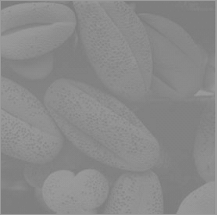
#> input picture Visualizacao_de_Dados/figuras/polen.bmp, 217 x 215 px
$ python exemplo1.py
#> lines starting #> are read from the running program, lines starting #| are printed output that depends on the picture
#> the answer given: ../figuras/polen.bmp
# Material complementar 1

import numpy as np
import matplotlib.pyplot as plt
from PIL import Image

def plot_image_channels(image_path):
    """
    Carrega a imagem, verifica o número de canais e plota a imagem original
    e os canais RGB ou a imagem em escala de cinza
    """
#> called with image_path = '../figuras/polen.bmp'
    # Carregar a imagem
    image = Image.open(image_path)
#> image is the input picture: PIL image 217x215 L; min 121, max 155, mean 137.7

    # Converter para o array numpy
    img_array = np.array(image)

    # Verificar se a imagem é RGB ou escala de cinza
    if len(image.getbands()) == 3: # Imagem RGB
        print("A imagem é RGB")

        # Separar os canais RGB
        r_channel = img_array[:, :, 0] # Canal vermelho
        g_channel = img_array[:, :, 1] # Canal verde
        b_channel = img_array[:, :, 2] # Canal azul

        # Reconstruir a imagem RGB a partir dos canais.
        reconstructed_image = np.stack((r_channel, g_channel, b_channel), axis=-1)

        # Criar imagens com os canais isolados (para visualização colorida)
        r_image = np.zeros_like(img_array)
        r_image[:,:,0] = r_channel

        g_image = np.zeros_like(img_array)
        g_image[:,:,1] = g_channel

        b_image = np.zeros_like(img_array)
        b_image[:,:,2] = b_channel

        # Plotar a imagem original, os canais e a reconstrução
        fig, axes = plt.subplots(1, 5, figsize = (15, 5))

        # Títulos e imagens
        titles = ['Imagem original', "Canal R", "Canal G", "Canal B", "Imagem reconstruida"]
        channels = [img_array, r_image, g_image, b_image, reconstructed_image]

        # Plotanto as imagens
        for ax, img, title in zip(axes, channels, titles):
            ax.imshow(img)
            ax.set_title(title)
            ax.axis('off') # Remover os eixos
    else: # Imagem em escala de cinza
        print("A imagem está em escala de cinza")

        # Reconstruir a imagem a partir da escala de cinza (duplicando os canais)
        reconstructed_image = np.stack((img_array, img_array, img_array), axis=-1)

        # Plotar a imagem original e a imagem em escala de cinza
        fig, axes = plt.subplots(1, 3, figsize=(15, 6))

        # Títulos e imagens
        titles = ['Imagem Original', 'Imagem em Escala de Cinza', 'Imagem Reconstruida']
        channels = [img_array, img_array, reconstructed_image]

        # Plotando as imagens
        for ax, img, title in zip(axes, channels, titles):
            ax.imshow(img, cmap='gray', vmin=0, vmax=255) # Definir os limites de intensidade do pixel
            ax.set_title(title)
            ax.axis('off')
#> this loop made 3 passes
#> title on passes 1 to 3: 'Imagem Original', 'Imagem em Escala de Cinza', 'Imagem Reconstruida'

    plt.tight_layout()
    plt.show()
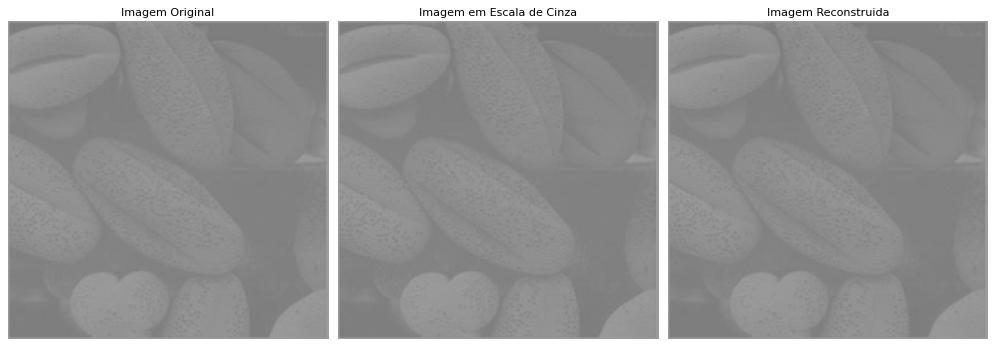
#> figure drawn by matplotlib, 3 panels

def main():
    #path_image = r'../figuras/polen.bmp'
    path_image = input("Entre com o caminho da imagem: ").strip().replace("\\", "/")
    plot_image_channels(path_image)

if __name__ == '__main__':
    main()
